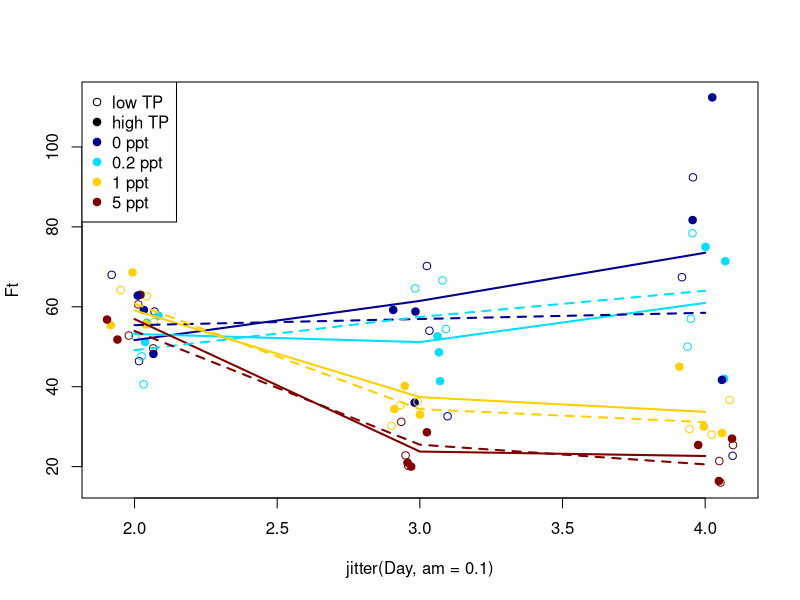

This figure's R source:
require(mgcv)
#GAM function
#takes (x, y, color, linetype)
fgam<-function(x, y, Col, Lty){
  #Generalized Additive Model
  mod<-gam(y~s(x, k=2)) #s() defines smooths in GAM
  ndat<-data.frame(x=unique(x))
  pred<-predict(mod, se.fit=T, newdata=ndat)
  ndat$fit<-pred$fit
  dat$lo<-pred$fit-pred$se.fit
  dat$hi<-pred$fit+pred$se.fit
  lines(fit~x, data=ndat, col=Col, lty=Lty, lwd=2)
}

dat<-read.delim2(file="salinvade.txt")

dat$TP<-factor(dat$TP)
head(dat)

#Creating base jitter plot
rb<-fields::tim.colors(4) #color table
plot(Ft~jitter(Day, am=0.1), data=dat, pch=c(19, 1)[dat$TP], col=rb[factor(dat$Salinity)])

legend("topleft", leg=c(c("low TP", "high TP"), paste(levels(factor(dat$Salinity)), "ppt")), pch=c(1, rep(19, 5)), col=c(1, 1, rb))


#Creation evolution curve 
for(j in 1:2){
  if(j==1) dat1<-dat[dat$TP=="high", ] else dat1<-dat[dat$TP=="low",]
ix<-split(1:nrow(dat1), dat1$Salinity) #divide df according to salinity
for(i in 1:4) fgam(dat1$Day[ix[[i]]], dat1$Ft[ix[[i]]], rb[i], j)
}

# Test test test
